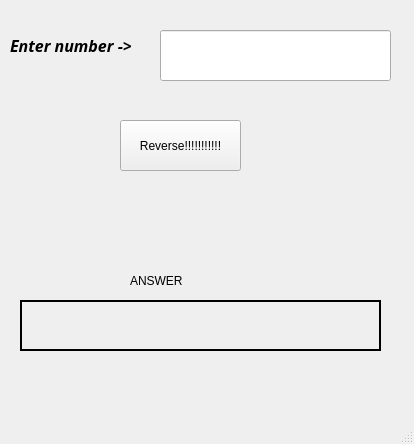
<?xml version="1.0" encoding="UTF-8"?>
<ui version="4.0">
 <class>MainWindow</class>
 <widget class="QMainWindow" name="MainWindow">
  <property name="geometry">
   <rect>
    <x>0</x>
    <y>0</y>
    <width>414</width>
    <height>444</height>
   </rect>
  </property>
  <property name="windowTitle">
   <string>MainWindow</string>
  </property>
  <widget class="QWidget" name="centralwidget">
   <widget class="QLabel" name="label_output">
    <property name="geometry">
     <rect>
      <x>20</x>
      <y>300</y>
      <width>361</width>
      <height>51</height>
     </rect>
    </property>
    <property name="font">
     <font>
      <pointsize>14</pointsize>
      <bold>true</bold>
     </font>
    </property>
    <property name="autoFillBackground">
     <bool>true</bool>
    </property>
    <property name="frameShape">
     <enum>QFrame::WinPanel</enum>
    </property>
    <property name="text">
     <string/>
    </property>
   </widget>
   <widget class="QPushButton" name="pushButton">
    <property name="geometry">
     <rect>
      <x>120</x>
      <y>120</y>
      <width>121</width>
      <height>51</height>
     </rect>
    </property>
    <property name="text">
     <string>Reverse!!!!!!!!!!!</string>
    </property>
   </widget>
   <widget class="QLabel" name="label">
    <property name="geometry">
     <rect>
      <x>10</x>
      <y>30</y>
      <width>121</width>
      <height>31</height>
     </rect>
    </property>
    <property name="font">
     <font>
      <family>Sans</family>
      <pointsize>12</pointsize>
      <italic>true</italic>
      <bold>true</bold>
     </font>
    </property>
    <property name="text">
     <string>Enter number -&gt;</string>
    </property>
   </widget>
   <widget class="QLineEdit" name="lineEdit">
    <property name="geometry">
     <rect>
      <x>160</x>
      <y>30</y>
      <width>231</width>
      <height>51</height>
     </rect>
    </property>
   </widget>
   <widget class="QLabel" name="label_2">
    <property name="geometry">
     <rect>
      <x>130</x>
      <y>260</y>
      <width>131</width>
      <height>41</height>
     </rect>
    </property>
    <property name="text">
     <string>ANSWER</string>
    </property>
   </widget>
  </widget>
  <widget class="QMenuBar" name="menubar">
   <property name="geometry">
    <rect>
     <x>0</x>
     <y>0</y>
     <width>414</width>
     <height>22</height>
    </rect>
   </property>
  </widget>
  <widget class="QStatusBar" name="statusbar"/>
 </widget>
 <resources/>
 <connections/>
</ui>
